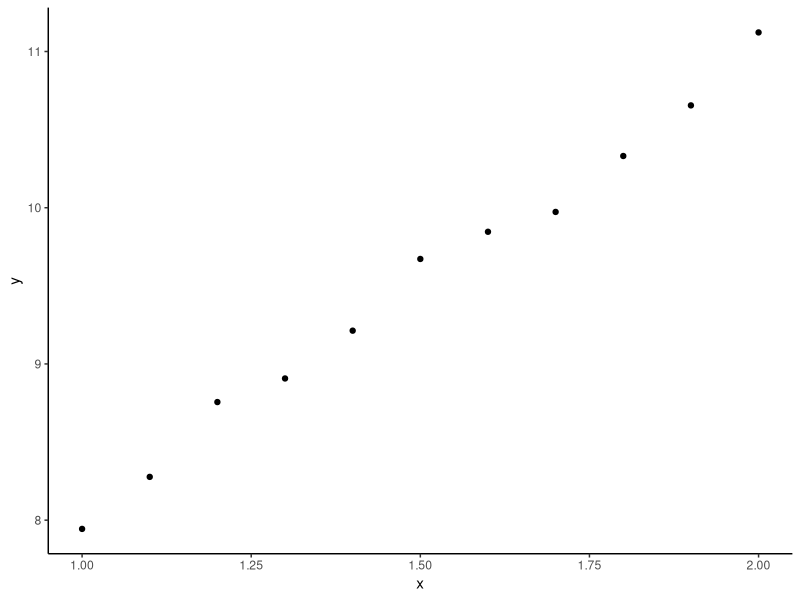
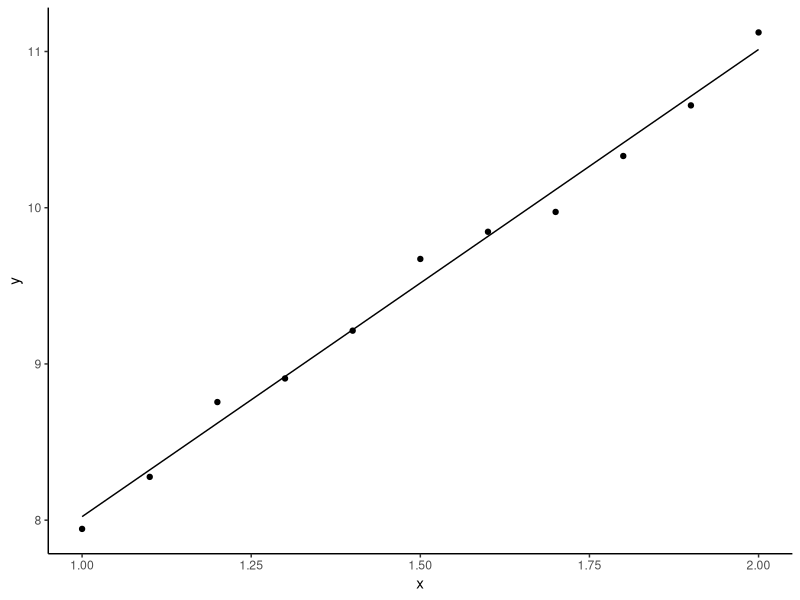
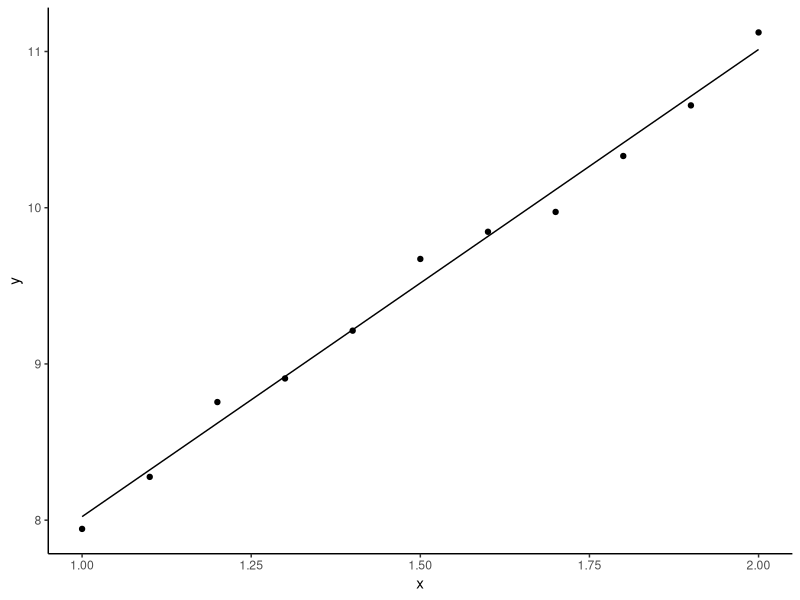
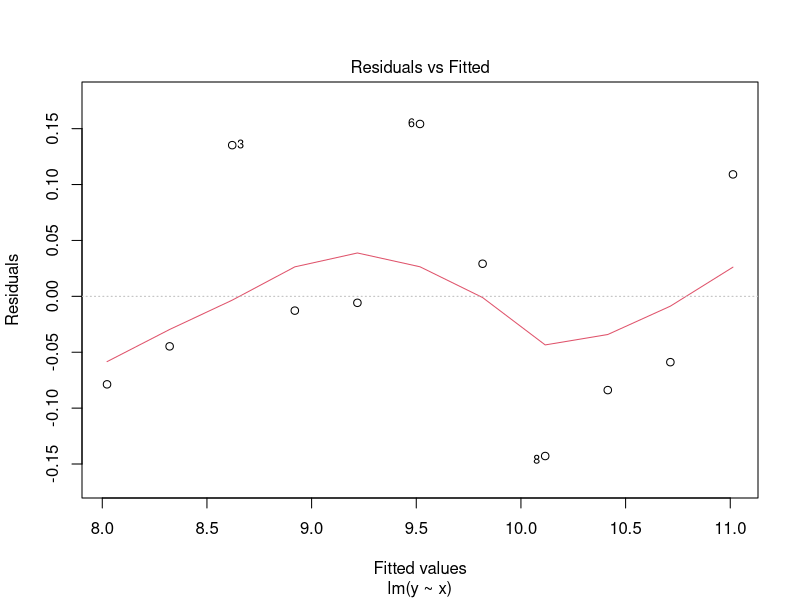
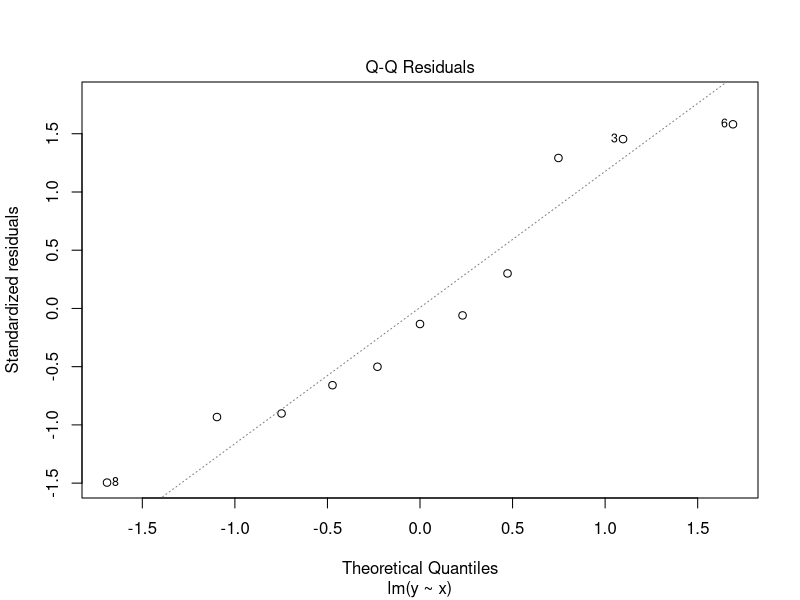

Reproduce these figures in R, in order.
#' ---
#' output:
#'   revealjs::revealjs_presentation:
#'     theme: simple
#'     slide_level: 2
#'     highlight: pygments
#'     center: false
#'     self_contained: true
#'     css: "../css/styles.css"
#'     reveal_options:
#'       slideNumber: true
#'       previewLinks: false
#'       transition: 0
#'       background_transition: 0
#' ---
#' 
## ----setup, include=FALSE------------------------------------------------
knitr::opts_chunk$set(echo = FALSE, dev="svg")

#' 
## ----include=FALSE-------------------------------------------------------
if(!require("tidyverse")) {
  install.packages("tidyverse", repos="https://cloud.r-project.org/",
         quiet=TRUE, type="binary")
  library("tidyverse")
}
if(!require("kableExtra")) {
  install.packages("kableExtra", repos="https://cloud.r-project.org/",
         quiet=TRUE, type="binary")
  library("kableExtra")
}

#' 
#' ##
#' 
#' <img src="../images/IQSlogo.png" style="border-style:none;box-shadow:none;
#' position:absolute;margin:0;top:20px;left:20px;max-width:200px;height:auto;" />
#' 
#' <div style="font-size:1.5em;font-weight:700;margin-top:200px;">Control estadístico de procesos</div>
#' <div style="font-size:1.4em;font-weight:500;color:#333333;">Previsión</div>
#' <div style="font-size:1.2em;margin-top:40px;color:#333333;">Jordi Cuadros, Lucinio González</div>
#' <div style="margin-top:80px;color:#333333;">Noviembre de 2018</div>
#' 
#' 
#' # Fundamentos de la previsión
#' 
#' ## Previsión
#' 
#' En la práctica de la gestión (aunque no solo en la industria) a menudo es necesario poder anticipar cuál será el resultado de una determinada situación para poder actuar en previsión.
#' 
#' - Prever las ventas o las compras, es decir, necesidades de producción del próximo periodo.
#' - Prever que pasará ante un cambio de las condiciones de producción.
#' - Anticipar la duración de una pieza o evaluar la posibilidades de fallo de un proceso en función de datos observables.
#' 
#' 
#' ## Aproximaciones metodológicas
#' 
#' - Usar métodos que no requieren el uso de funciones matemáticas porque se basan en el conocimiento de expertos (técnicas cualitativas).
#' - Utilización de procedimientos estadísticos para predecir valores futuros de una serie temporal en base a tendencias históricas (técnicas cuantitativas).
#'     - Uso de funciones modelo: Ajustar una función a los datos y usar esta función para hacer la previsión.
#'     - Técnicas que no usan funciones modelo.
#' - Combinar técnicas cualitativas y cuantitativas
#' 
#' 
#' ## Recomendaciones generales
#' 
#' - Comprobar que la ventana de modelización no incluye cambios estructurales. 
#' - Preferir modelos simples.
#' - No inferir relaciones causa-efecto de los modelos.
#' - El pronóstico siempre lleva asociado un cierto error, esta incertidumbre es mayor cuanto más alejado del momento actual se haga el pronóstico.
#' 
#' ##
#' 
#' - Para reducir la incertidumbre del pronóstico se recomienda combinar varios métodos de pronóstico.
#' - Utilizar el conocimiento experto aunque no sea cuantitativo.
#' - Recalcular el modelo cada vez que se disponga de nuevos datos.
#' 
#' 
#' # Ajuste de modelos
#' 
#' ## Proceso de ajuste de un modelo
#' 
#' - Determinar el modelo adecuado
#'     - A partir del conocimiento de las variables de los datos
#'     - A partir de la forma de los datos
#' - Ajustar el modelo ≡ Determinar los coeficientes del modelo
#'     - Habitualmente usando la técnico de mínimos cuadrados ordinarios (OLS)
#' - Comprobación del modelo y del ajuste
#'     - ¿Representa adecuadamente los datos?
#'     - ¿Los residuales son independientes y siguen una distribución normal?
#'     - ¿Representa adecuadamente datos no usados para construir el modelo?
#' 
#' 
#' ## Ajustes de modelos en R por OLS
#' 
#' Una vez decidido un modelo, el ajuste por el método de mínimos cuadrados ordinarios se realiza usando la notación de fórmulas y la función ```lm```.
#' 
#' ----
#' 
#' ### Notación de fórmulas
#' 
#' Una fórmula en R indica una relación lineal entre variables o combinaciones de variables.
#' 
#' - Recta: ``` y ~ x ```
#' - Recta (sin ordenada en origen): ```y ~ x - 1``` o ```y ~ 0 + x``` 
#' - Expresiones lineales multivariantes: ```y ~ x1 + x2```
#' - Expresiones multivariantes con interacciones: ```y ~ (X1 + x2) ^ 2```
#' - Polinomio: ```y ~ x + I(x ^ 2)``` o ```y ~ poly(x, 3)```
#' - Expresiones no lineales: ```y ~ exp(x)``` o ```log(y) ~ log(x)```
#' 
#' ----
#' 
#' ### Uso de la función ```lm```
#' 
## ---- echo = FALSE-------------------------------------------------------
set.seed(123)

#' 
## ---- echo = TRUE--------------------------------------------------------
x <- seq(1, 2, length.out = 11)
y <- round(3 * x + 5 + rnorm(11) / 10, 3)
datos <- data.frame(x = x, y = y)

#' 
## ---- echo = FALSE-------------------------------------------------------
kable_styling(kable(datos), font_size=24)

#' 
#' ----
#' 
## ---- echo = FALSE-------------------------------------------------------
ggplot(datos, aes(x = x, y = y)) + geom_point() + theme_classic()

#' 
#' ----
#' 
## ---- eval = FALSE, echo = TRUE------------------------------------------
## ajuste <- lm(y ~ x, datos)
## summary(ajuste)

#' 
#' <div style="font-size:24pt;">
#' 
## ---- echo = FALSE-------------------------------------------------------
ajuste <- lm(y ~ x, datos)
summary(ajuste)

#' 
#' </div>
#' 
#' ----
#' 
## ---- echo = TRUE--------------------------------------------------------
datos$yc <- ajuste$fitted

#' 
## ---- echo = FALSE-------------------------------------------------------
kable_styling(kable(datos), font_size=24)

#' 
#' ----
#' 
## ---- eval = FALSE, echo = TRUE------------------------------------------
## ggplot(datos, aes(x = x, y = y)) +
##   geom_point() +
##   geom_line(aes(y = yc)) +
##   theme_classic()

#' 
#' ----
#' 
## ---- echo = FALSE-------------------------------------------------------
ggplot(datos, aes(x = x, y = y)) +
  geom_point() +
  geom_line(aes(y = yc)) + 
  theme_classic()

#' 
#' ## Análisis estadístico de los modelos de ajuste
#' 
#' Un ajuste es adecuado si
#' 
#' <div style="font-size:20pt;">
#' 
#' - Se ajusta a los valores experimentales y su funcionalidad
#'     - Gráfico con el modelo ajustado
#'     - Análisi de los residuales
#'         - Residuales sin funcionalidad y centrado en cero
#'     - Prueba F
#' - No hay puntos excesivamente influyentes
#'     - Vigilar con los puntos anómalos y los puntos extremos
#' - Los errores están normalmente distribuidos
#'     - Prueba de normalidad de los residuales
#'     - Gráfico de normalidad de los residuales
#' - Sus coeficientes son significativos
#'     - Estadísticamente
#'     - Teóricamente / científicamente
#' 
#' </div>
#' 
#' ----
#' 
## ---- echo = FALSE-------------------------------------------------------
ggplot(datos, aes(x = x, y = y)) +
  geom_point() +
  geom_line(aes(y = yc)) + 
  theme_classic()

#' 
#' ----
#' 
## ---- eval = FALSE, echo = TRUE------------------------------------------
## summary(ajuste)

#' 
#' <div style="font-size:24pt;">
#' 
## ---- echo = FALSE-------------------------------------------------------
summary(ajuste)

#' 
#' </div>
#' 
#' ----
#' 
## ---- echo = TRUE, eval = FALSE------------------------------------------
## plot(ajuste, which=1:2)

#' 
#' ----
#' 
## ---- echo = FALSE-------------------------------------------------------
plot(ajuste, which=1)

#' 
#' ----
#' 
## ---- echo = FALSE-------------------------------------------------------
plot(ajuste, which=2)

#' 
#' ----
#' 
## ---- echo = TRUE--------------------------------------------------------
shapiro.test(ajuste$residuals)

#' 
#' ## Predicción
#' 
#' Si el modelo es correcto (y solo en este caso), este puede usarse para estimar valores de la variable dependiente.
#' 
## ---- echo = TRUE--------------------------------------------------------
predict(ajuste,data.frame(x = c(1.12,1.23)))

#' 
#' ----
#' 
#' A esta predicción puede añadirse intervalos de confianza (por defecto, a un nivel de confianza del 95 %). Estos se calculan de forma distinta cuando se quiere predecir el valor medio (mejor estimación) o un nuevo dato.
#' 
#' Si x es 1,12, la estimación del promedio es
#' 
## ---- echo = TRUE--------------------------------------------------------
predict(ajuste,data.frame(x = c(1.12)), interval="confidence")

#' 
#' y la estimación para un nuevo dato es
#' 
## ---- echo = TRUE--------------------------------------------------------
predict(ajuste,data.frame(x = c(1.12)), interval="prediction")

#' 
#' 
#' ## Ejemplo
#' 
#' A partir de los datos que figuran en el archivo "cu.txt", determina el coeficiente de expansión térmica del cobre (*k*) a las temperaturas (*T*) de 600 K y de 200 K.
#' 
#' <p>&nbsp;</p>
#' 
#' <p class="bibref">http://www.itl.nist.gov/div898/handbook/pmd/section6/pmd641.htm </p>
#' 
